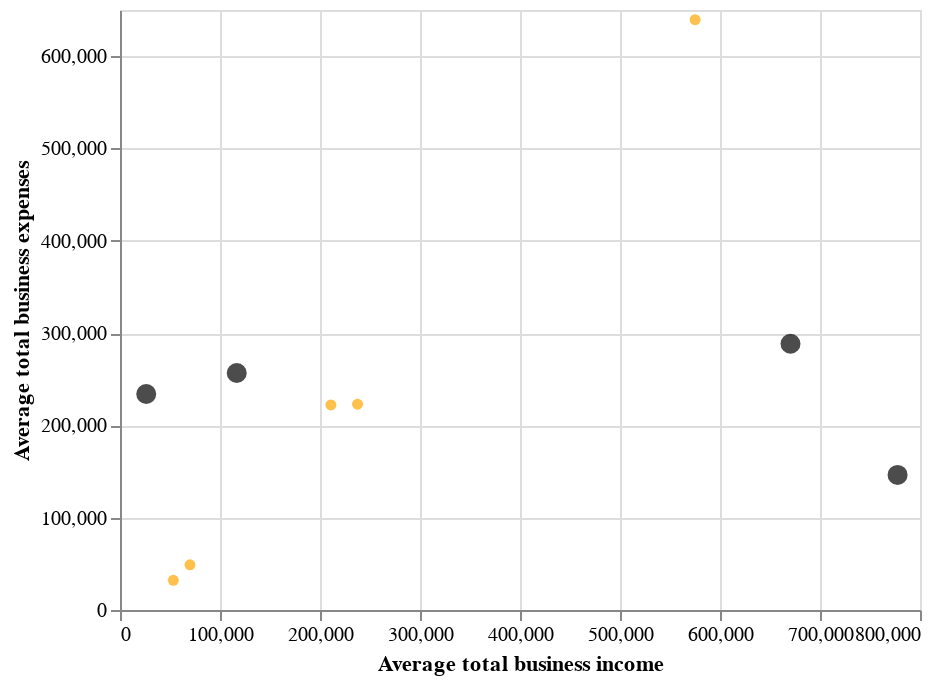

The cell this chart's notebook holds for it:
### Code cell
chart1 + chart2

### Figure 1 — Vega-Lite specification as saved in the notebook (floating-point values rounded to 4 significant figures)
{"config": {"view": {"continuousWidth": 400, "continuousHeight": 300}}, "layer": [{"data": {"name": "data-ee08fe22868040b6b3d88b7a2d94fff4"}, "mark": "circle", "encoding": {"color": {"value": "orange"}, "tooltip": [{"type": "quantitative", "field": "Postcode"}, {"type": "quantitative", "field": "Average total business income"}, {"type": "quantitative", "field": "Average total business expenses"}], "x": {"type": "quantitative", "field": "Average total business income"}, "y": {"type": "quantitative", "field": "Average total business expenses"}}, "selection": {"selector001": {"type": "interval", "bind": "scales", "encodings": ["x", "y"]}}}, {"data": {"name": "data-4af31deb9417aa0ac5e19a2ec313b795"}, "mark": {"type": "circle", "size": 100}, "encoding": {"color": {"value": "black"}, "tooltip": [{"type": "quantitative", "field": "cluster"}, {"type": "quantitative", "field": "Average total business income"}, {"type": "quantitative", "field": "Average total business expenses"}], "x": {"type": "quantitative", "field": "Average total business income"}, "y": {"type": "quantitative", "field": "Average total business expenses"}}, "selection": {"selector002": {"type": "interval", "bind": "scales", "encodings": ["x", "y"]}}}], "$schema": "https://vega.github.io/schema/vega-lite/v4.8.1.json", "datasets": {"data-ee08fe22868040b6b3d88b7a2d94fff4": [{"Postcode": 2000, "Average total business income": 210901, "Average total business expenses": 222191}, {"Postcode": 2006, "Average total business income": 69983, "Average total business expenses": 48971}, {"Postcode": 2007, "Average total business income": 575099, "Average total business expenses": 639499}, {"Postcode": 2008, "Average total business income": 53329, "Average total business expenses": 32173}, {"Postcode": 2009, "Average total business income": 237539, "Average total business expenses": 222993}], "data-4af31deb9417aa0ac5e19a2ec313b795": [{"Average total business income": 670487, "Average total business expenses": 288389, "cluster": 0}, {"Average total business income": 116739, "Average total business expenses": 256787, "cluster": 1}, {"Average total business income": 26225, "Average total business expenses": 234053, "cluster": 2}, {"Average total business income": 777572, "Average total business expenses": 146316, "cluster": 3}]}}
